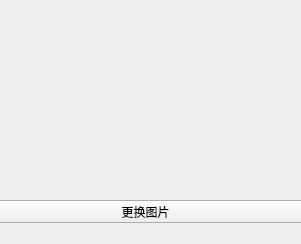
<?xml version="1.0" encoding="UTF-8"?>
<ui version="4.0">
 <class>FormPortDefinePic</class>
 <widget class="QWidget" name="FormPortDefinePic">
  <property name="geometry">
   <rect>
    <x>0</x>
    <y>0</y>
    <width>301</width>
    <height>244</height>
   </rect>
  </property>
  <property name="minimumSize">
   <size>
    <width>240</width>
    <height>240</height>
   </size>
  </property>
  <property name="windowTitle">
   <string>Form</string>
  </property>
  <widget class="QLabel" name="label_device_pic">
   <property name="geometry">
    <rect>
     <x>9</x>
     <y>9</y>
     <width>400</width>
     <height>240</height>
    </rect>
   </property>
   <property name="minimumSize">
    <size>
     <width>400</width>
     <height>240</height>
    </size>
   </property>
   <property name="maximumSize">
    <size>
     <width>400</width>
     <height>240</height>
    </size>
   </property>
   <property name="text">
    <string/>
   </property>
  </widget>
  <widget class="QPushButton" name="pushButton">
   <property name="geometry">
    <rect>
     <x>-20</x>
     <y>200</y>
     <width>331</width>
     <height>23</height>
    </rect>
   </property>
   <property name="text">
    <string>更换图片</string>
   </property>
  </widget>
 </widget>
 <resources/>
 <connections/>
</ui>
